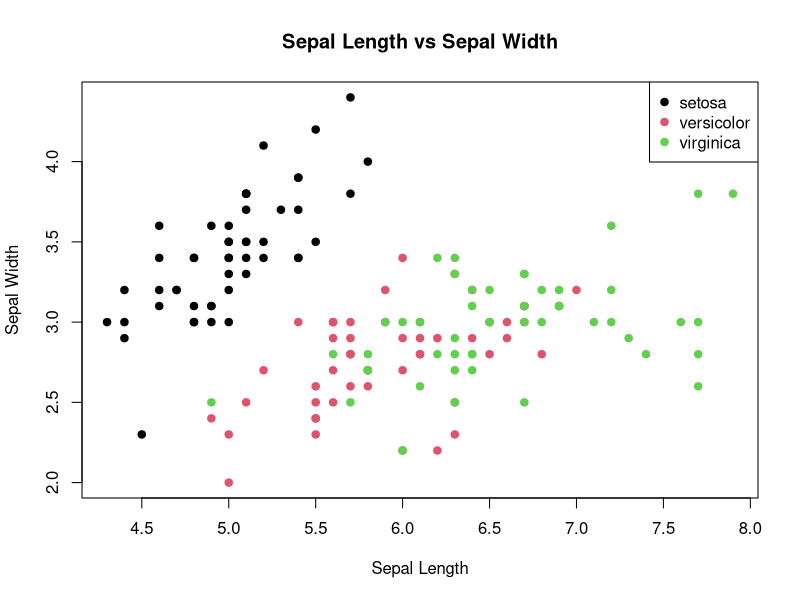

R code for this plot:
## ---- chunk 1
knitr::opts_chunk$set(echo = TRUE)
## ---- chunk 2
library(ggplot2)

# Load the iris dataset
data(iris)

# Scatter plot of Sepal.Length vs Sepal.Width
plot(iris$Sepal.Length, iris$Sepal.Width, 
     main = "Sepal Length vs Sepal Width",
     xlab = "Sepal Length", ylab = "Sepal Width",
     col = iris$Species, pch = 19)
legend("topright", legend = levels(iris$Species), col = 1:3, pch = 19)

# Linear regression model
model <- lm(Sepal.Width ~ Sepal.Length, data = iris)
summary(model)
